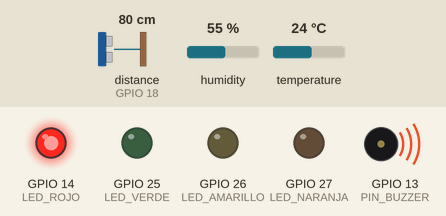
A sketch run on a simulated ESP32. Shown: output pins drawn as LEDs (lit = HIGH), buzzer (waves = sounding). Wiring (from diagram.json): ultrasonic range finder: trigger GPIO 5; echo GPIO 18. The test bench sets the inputs (shaded band); at power-on: distance to the obstacle (sensor on GPIO 18) 80 cm, temperature 24 °C, humidity 55 %. The echo pulse lasts 58.3 µs per cm; WiFi joins after 1.5 s; servers stay silent unless stated; random numbers use the default seed unless the sketch sets one; no MQTT or app messages arrive unless stated; pins used as bus, display or sensor lines are not drawn; what the sketch prints to the serial monitor is not drawn.

Above: at 2.7 s.
2.8 s: distance to the obstacle (sensor on GPIO 18) set to 109 cm
At 2.8 s:
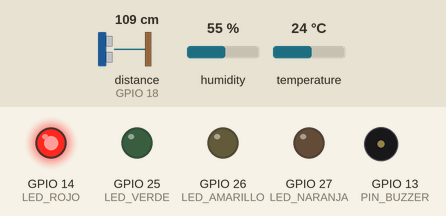
9.5 s: distance to the obstacle (sensor on GPIO 18) set to 120 cm
At 15.3 s:
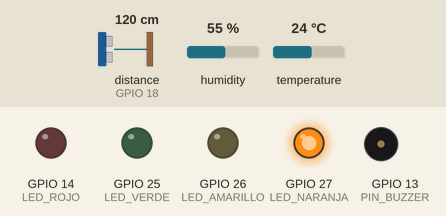
17.9 s: distance to the obstacle (sensor on GPIO 18) set to 208 cm
27.1 s: distance to the obstacle (sensor on GPIO 18) set to 218 cm
At 33.1 s:
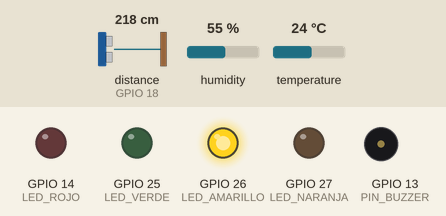
33.8 s: temperature set to 18.5 °C
39.5 s: temperature set to 17.1 °C
At 43.6 s:
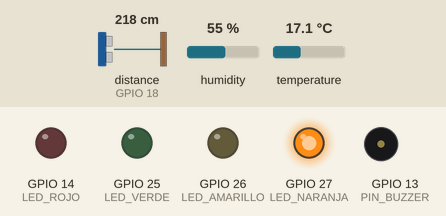
Timing chart, 0 to 49.7 s (numbered marks = the images above; inputs shaded):
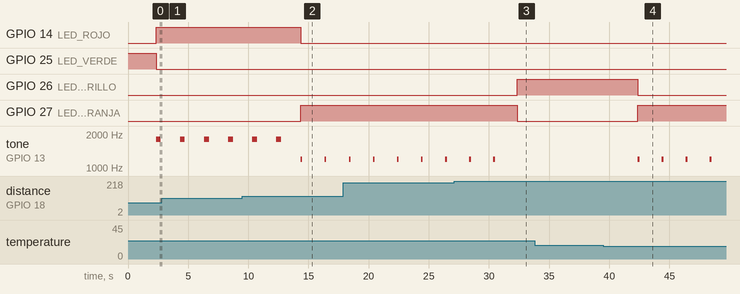

Measured:
- the behaviour switches between 114 and 115 cm on distance to the obstacle (sensor on GPIO 18) (found by bisection; images 1 and 2)
- the behaviour switches between 213 and 214 cm on distance to the obstacle (sensor on GPIO 18) (found by bisection; images 2 and 3)
- the behaviour switches between 17.8 and 17.7 °C on temperature (found by bisection; images 3 and 4)
- after the input at 9.5 s, GPIO 14 (LED_ROJO): HIGH → LOW after 4.8 s; GPIO 27 (LED_NARANJA): LOW → HIGH after 4.8 s
- after the input at 27.1 s, GPIO 26 (LED_AMARILLO): LOW → HIGH after 5.3 s; GPIO 27 (LED_NARANJA): HIGH → LOW after 5.3 s
- after the input at 33.8 s, every drawn part: stays the same
- after the input at 39.5 s, GPIO 26 (LED_AMARILLO): HIGH → LOW after 2.9 s; GPIO 27 (LED_NARANJA): LOW → HIGH after 2.9 s; tone on GPIO 13 (PIN_BUZZER): alternates 1200 Hz for 0.15 s and silent for 1.8 s, starting after 2.9 s
- by itself, tone on GPIO 13 (PIN_BUZZER): alternates 1200 Hz for 0.15 s and silent for 1.9 s

The sketch:

sketch.ino
```cpp
/*
  SAM-Magangué · Nodo de medición E1 conectado (ESP32 + HC-SR04) en Wokwi
  Proyecto de Ingeniería I · UNAD · Grupo 62 · William Enrique Paba Ruenes

  El nodo mide el nivel del río con el sensor ultrasónico y PUBLICA cada lectura
  por WiFi (MQTT). La página del prototipo se suscribe al mismo tema y usa esas
  lecturas como entrada E1: valida (P1), calcula dh/dt y clasifica (P2) y difunde
  la alerta (P4). Así el circuito y la página quedan conectados.

  Flujo:  HC-SR04 -> ESP32 -> WiFi "Wokwi-GUEST" -> broker MQTT (broker.hivemq.com)
          -> página web (MQTT sobre WebSocket) -> motor de reglas del prototipo

  Para simular la creciente: haga clic en el HC-SR04 y mueva "distance".
  Cada lectura (cada 2 s) representa 10 min del río.
*/
#include <WiFi.h>
#include <PubSubClient.h>
#include <DHT.h>

// ---------- Red y MQTT ----------
const char* WIFI_SSID  = "Wokwi-GUEST";
const char* WIFI_PASS  = "";
const char* MQTT_HOST  = "broker.hivemq.com";
const uint16_t MQTT_PORT = 1883;
const char* MQTT_TEMA  = "unad-g62/sam-magangue/e1";   // la página escucha este tema

// ---------- Pines ----------
const uint8_t PIN_TRIG = 5;
const uint8_t PIN_ECHO = 18;
const uint8_t PIN_DHT  = 15;
const uint8_t LED_VERDE = 25, LED_AMARILLO = 26, LED_NARANJA = 27, LED_ROJO = 14;
const uint8_t PIN_BUZZER = 13;

// ---------- Parámetros de diseño (Etapa 3) ----------
const float H_MONTAJE = 11.00;                   // cota del sensor [m]
const float U_AM = 8.0, U_NA = 9.0, U_RO = 10.0; // umbrales [m]
const float T_MIN_H = 6.0;                       // anticipación mínima [h]
const float SALTO_MAX = 0.50;                    // salto máximo entre lecturas [m]
const float HISTERESIS = 0.15;                   // [m]
const unsigned long PERIODO_MS = 2000;           // 2 s simulados = 10 min del río
const float MIN_POR_LECTURA = 10.0;

DHT dht(PIN_DHT, DHT22);
WiFiClient red;
PubSubClient mqtt(red);

const uint8_t VENTANA = 6;                       // 6 lecturas = 1 h
float historial[VENTANA];
uint8_t nHist = 0, nivelAlerta = 0, cuentaBajada = 0, nSaltos = 0;
float ultimoValido = NAN, candidato = NAN;
unsigned long nLectura = 0, nDescartes = 0;
char idCliente[32];

unsigned long medirEcoUs() {
  digitalWrite(PIN_TRIG, LOW);  delayMicroseconds(2);
  digitalWrite(PIN_TRIG, HIGH); delayMicroseconds(10);
  digitalWrite(PIN_TRIG, LOW);
  return pulseIn(PIN_ECHO, HIGH, 30000UL);       // 0 si no hay eco
}

unsigned long medianaEco() {                     // mediana de 5 ecos (P1)
  unsigned long v[5];
  for (uint8_t i = 0; i < 5; i++) { v[i] = medirEcoUs(); delay(60); }
  for (uint8_t i = 1; i < 5; i++) {
    unsigned long x = v[i]; int8_t j = i - 1;
    while (j >= 0 && v[j] > x) { v[j + 1] = v[j]; j--; }
    v[j + 1] = x;
  }
  return v[2];
}

void semaforo(uint8_t n) {
  digitalWrite(LED_VERDE, n == 0);   digitalWrite(LED_AMARILLO, n == 1);
  digitalWrite(LED_NARANJA, n == 2); digitalWrite(LED_ROJO, n == 3);
  if (n >= 2) tone(PIN_BUZZER, n == 3 ? 1800 : 1200, n == 3 ? 400 : 150);
}

float horasHasta(float u, float h, float v) {
  if (h >= u) return 0;
  if (v <= 0) return INFINITY;
  return (u - h) / v;
}

void conectarWiFi() {
  Serial.print("Conectando a WiFi");
  WiFi.begin(WIFI_SSID, WIFI_PASS, 6);
  while (WiFi.status() != WL_CONNECTED) { delay(250); Serial.print("."); }
  Serial.println(" conectado.");
}

void conectarMQTT() {
  while (!mqtt.connected()) {
    Serial.print("Conectando al broker MQTT... ");
    if (mqtt.connect(idCliente)) Serial.println("listo.");
    else { Serial.print("error "); Serial.println(mqtt.state()); delay(1000); }
  }
}

void setup() {
  Serial.begin(115200);
  pinMode(PIN_TRIG, OUTPUT); pinMode(PIN_ECHO, INPUT);
  pinMode(LED_VERDE, OUTPUT); pinMode(LED_AMARILLO, OUTPUT);
  pinMode(LED_NARANJA, OUTPUT); pinMode(LED_ROJO, OUTPUT);
  pinMode(PIN_BUZZER, OUTPUT);
  dht.begin();
  semaforo(0);
  snprintf(idCliente, sizeof(idCliente), "sam-e1-%04lx", (unsigned long)(esp_random() & 0xFFFF));
  conectarWiFi();
  mqtt.setServer(MQTT_HOST, MQTT_PORT);
  mqtt.setBufferSize(512);
  conectarMQTT();
  Serial.println("SAM-Magangue nodo E1 (ESP32) listo. Publicando en " + String(MQTT_TEMA));
}

void loop() {
  if (!mqtt.connected()) conectarMQTT();
  mqtt.loop();

  static unsigned long t0 = 0;
  if (millis() - t0 < PERIODO_MS) return;
  t0 = millis();
  nLectura++;

  // E1: medición
  float T = dht.readTemperature();
  if (isnan(T)) T = 30.0;
  float c = 331.3 + 0.606 * T;                   // velocidad del sonido [m/s]
  unsigned long eco = medianaEco();
  float d = (eco > 0) ? (c * eco * 1e-6) / 2.0 : NAN;
  float hCrudo = isnan(d) ? NAN : H_MONTAJE - d;

  // P1 local (para el semáforo del nodo)
  const char* estado = "ok";
  bool valido = true;
  if (isnan(hCrudo))                  { valido = false; estado = "sin_eco"; }
  else if (hCrudo < 0 || hCrudo > 15) { valido = false; estado = "fuera_de_rango"; }
  else if (!isnan(ultimoValido) && fabs(hCrudo - ultimoValido) > SALTO_MAX) {
    if (!isnan(candidato) && fabs(hCrudo - candidato) <= SALTO_MAX && ++nSaltos >= 3) { nSaltos = 0; estado = "resincronizado"; }
    else { if (isnan(candidato) || fabs(hCrudo - candidato) > SALTO_MAX) nSaltos = 1; candidato = hCrudo; valido = false; estado = "salto"; }
  }
  if (valido) { ultimoValido = hCrudo; candidato = NAN; if (strcmp(estado, "ok") == 0) nSaltos = 0; } else nDescartes++;
  float h = ultimoValido;

  // P2 local
  float dhdt = 0;
  if (!isnan(h)) {
    if (nHist == VENTANA) { for (uint8_t i = 1; i < VENTANA; i++) historial[i - 1] = historial[i]; nHist--; }
    historial[nHist++] = h;
    if (nHist == VENTANA) dhdt = (h - historial[0]) * 60.0 / (MIN_POR_LECTURA * (VENTANA - 1));
  }
  float tAm = horasHasta(U_AM, h, dhdt), tNa = horasHasta(U_NA, h, dhdt), tRo = horasHasta(U_RO, h, dhdt);
  uint8_t objetivo = 0;
  if (h >= U_AM || tAm <= T_MIN_H) objetivo = 1;
  if (h >= U_NA || tNa <= T_MIN_H) objetivo = 2;
  if (h >= U_RO || tRo <= T_MIN_H) objetivo = 3;
  if (objetivo > nivelAlerta) { nivelAlerta = objetivo; cuentaBajada = 0; }
  else if (objetivo < nivelAlerta && dhdt <= 0) {
    float umbral = (nivelAlerta == 1) ? U_AM : (nivelAlerta == 2) ? U_NA : U_RO;
    if (h < umbral - HISTERESIS) { if (++cuentaBajada >= 3) { nivelAlerta = objetivo; cuentaBajada = 0; } }
    else cuentaBajada = 0;
  }
  semaforo(nivelAlerta);

  // S: trama JSON -> Serial y MQTT (la página usa h_crudo como entrada E1)
  const char* NOM[] = {"verde", "amarilla", "naranja", "roja"};
  char buf[320];
  char sd[12], sh[12], shc[12];
  if (isnan(d)) strcpy(sd, "null"); else dtostrf(d, 0, 3, sd);
  if (isnan(h)) strcpy(sh, "null"); else dtostrf(h, 0, 3, sh);
  if (isnan(hCrudo)) strcpy(shc, "null"); else dtostrf(hCrudo, 0, 3, shc);
  snprintf(buf, sizeof(buf),
    "{\"n\":%lu,\"eco_us\":%lu,\"T_C\":%.1f,\"c_ms\":%.1f,\"d_m\":%s,\"h_crudo\":%s,\"h_m\":%s,"
    "\"dhdt_mh\":%.3f,\"estado\":\"%s\",\"alerta_nodo\":\"%s\",\"descartes\":%lu}",
    nLectura, eco, T, c, sd, shc, sh, dhdt, estado, NOM[nivelAlerta], nDescartes);
  Serial.println(buf);
  mqtt.publish(MQTT_TEMA, buf);
}
```
